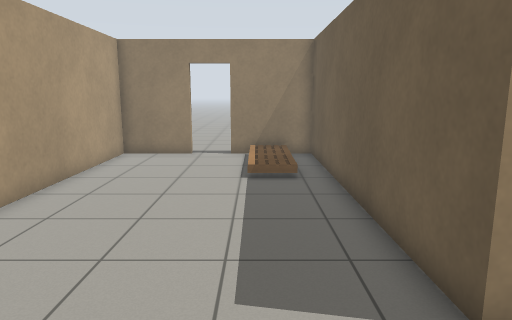
View 1 (above)

16 first-person views from a walk through a robot-simulator world made for Gazebo. The camera is 1.3 m above the floor, tilts 10° down and sees 70° across. The floor is counted in squares, 0.5 m on a side. Each view is taken from the middle of a square. On the plan, view 1 faces up. The plan holds only what a view shows up to about 20 squares ahead; the rest is blank. Gazebo's built-in surfaces are drawn with simple patterns. Simple shapes stand in for some stock models.

View 2
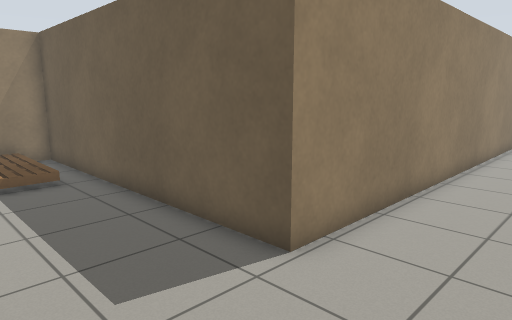

View 3
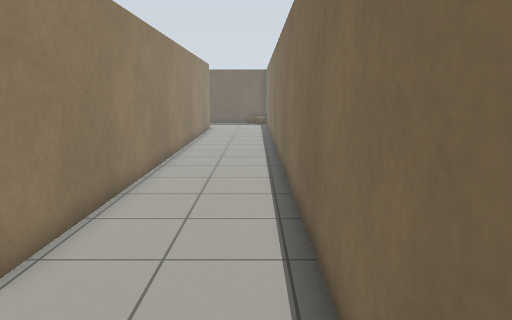

View 4
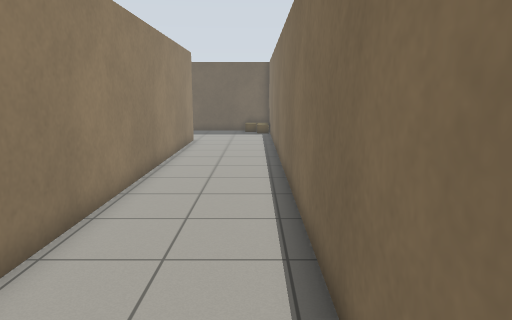

View 5
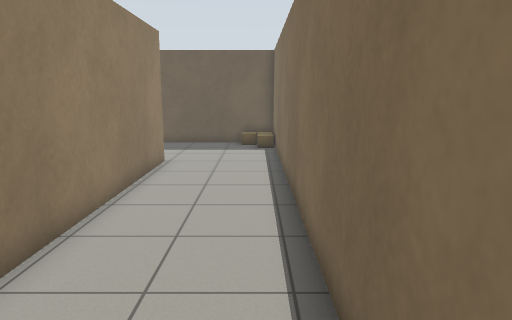

View 6
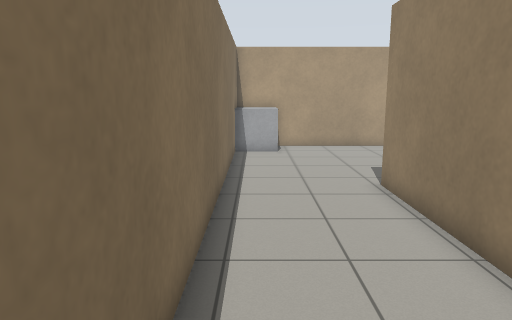

View 7
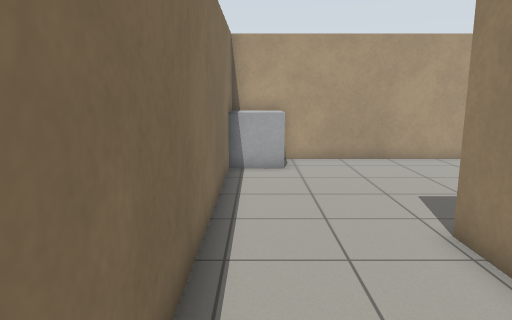

View 8
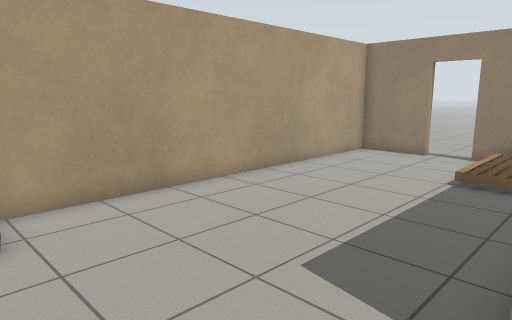

View 9
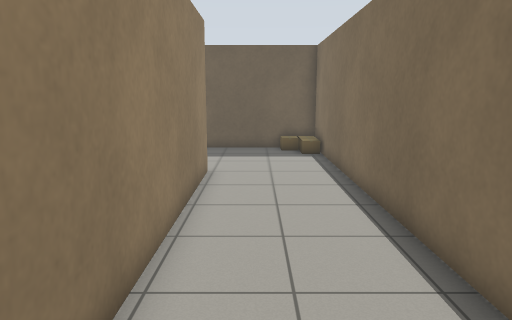

View 10
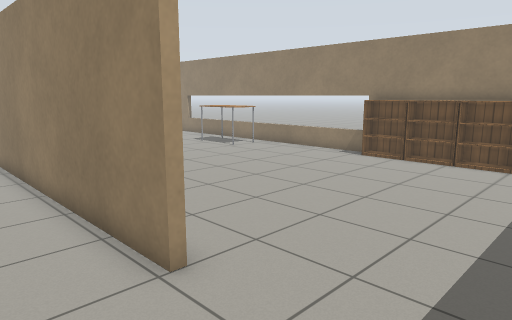

View 11
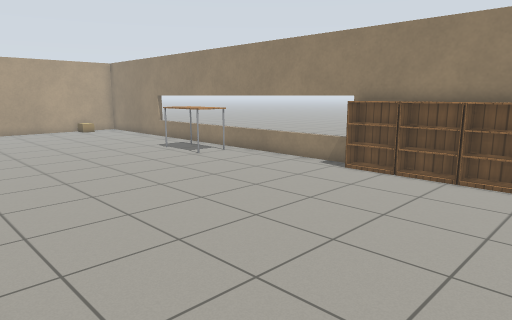

View 12
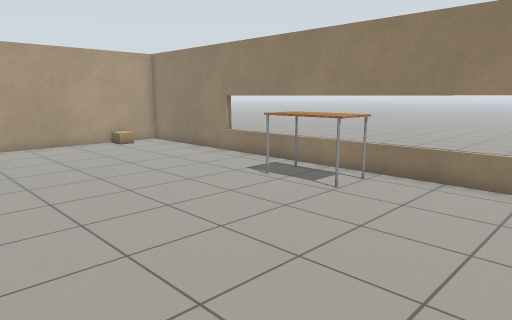

View 13
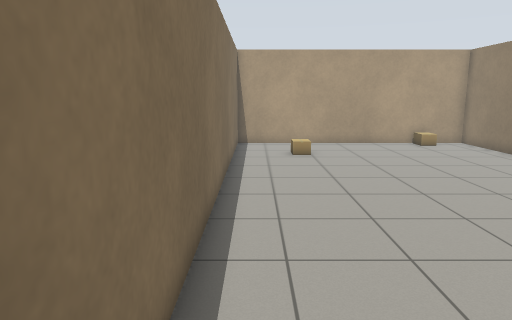

View 14
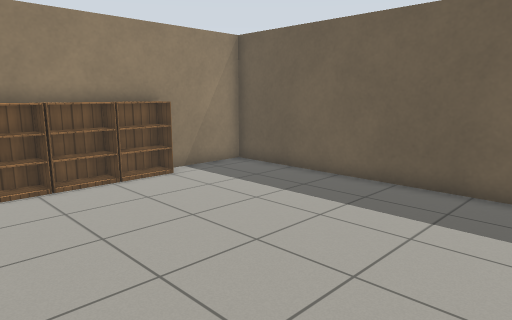

View 15
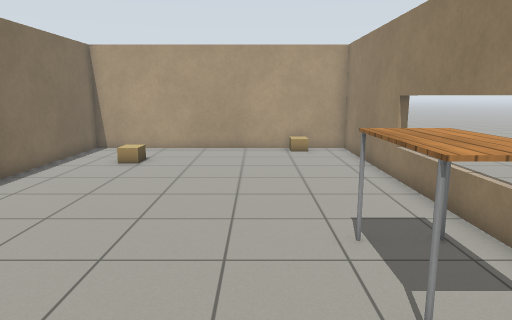

View 16
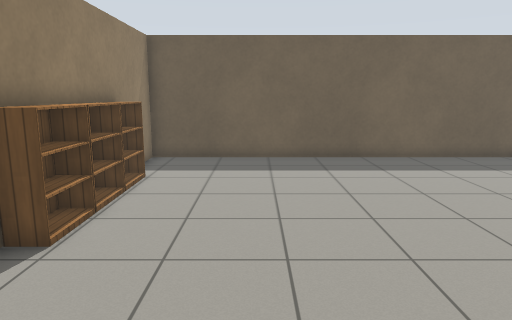

### Floor plan
Ten units are one square. View 1 is at (0, 0); x grows to the right and y downward. Boxes are objects, and circles mark ways between rooms. Rooms are numbered by the first view taken in them; rooms with no view inside come last. Other rooms are left out.
<svg viewBox="-65 -172 404 192">
<path fill="none" stroke="#000" d="M28 -144 28 -134M-29 -164 -60 -164 -60 10 315 10M276 -37 25 -37 25 -164 -11 -164M334 -14 334 -44M249 -164 28 -164 28 -144M28 -134 28 -40 218 -40M334 -44 334 -164 281 -164"/>
<rect x="-55" y="-15" width="20" height="20" fill="#bbb"><title>other object</title></rect>
<rect x="-5" y="-145" width="20" height="30" fill="#bbb"><title>pallet</title></rect>
<rect x="-5" y="-165" width="20" height="20" fill="#bbb"><title>pallet</title></rect>
<rect x="25" y="-145" width="20" height="10" fill="#bbb"><title>cardboard box</title></rect>
<rect x="315" y="-5" width="10" height="20" fill="#bbb"><title>cardboard box</title></rect>
<rect x="55" y="-75" width="20" height="10" fill="#bbb"><title>cardboard box</title></rect>
<rect x="145" y="-155" width="30" height="20" fill="#bbb"><title>table</title></rect>
<rect x="235" y="-165" width="20" height="10" fill="#bbb"><title>bookshelf</title></rect>
<rect x="255" y="-165" width="20" height="10" fill="#bbb"><title>bookshelf</title></rect>
<rect x="275" y="-165" width="20" height="10" fill="#bbb"><title>bookshelf</title></rect>
<circle cx="300" cy="-40" r="3" fill="#2a7"/>
<text x="80" y="-30">1</text>
<text x="180" y="-110">2</text>
</svg>
Room 1 opens to room 2.

Where each view was taken, in squares from view 1:
view 1: 0 up, 0 right, facing up
view 2: 0 up, 2 left, facing up-right
view 3: 0 up, 2 left, facing right
view 4: 0 up, 6 right, facing right
view 5: 0 up, 13 right, facing right
view 6: 0 up, 13 right, facing left
view 7: 0 up, 9 right, facing left
view 8: 0 up, 3 right, facing up-left
view 9: 2 up, 15 right, facing right
view 10: 1 up, 32 right, facing up-left
view 11: 4 up, 31 right, facing up-left
view 12: 5 up, 23 right, facing up-left
view 13: 5 up, 23 right, facing left
view 14: 5 up, 23 right, facing up-right
view 15: 12 up, 21 right, facing left
view 16: 12 up, 18 right, facing right
